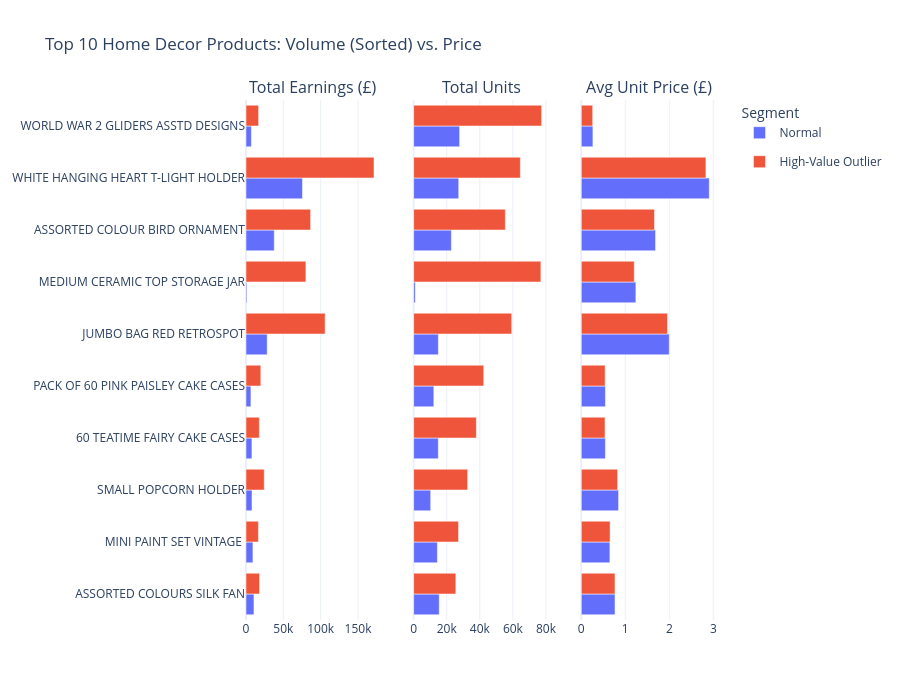

This figure's notebook cell:
### Markdown cell above
<div style="border-radius:10px; padding: 20px; box-sizing: border-box; background-color: #c9fdb9; font-size:100%; border: 1px solid #ccc;">
     <h5><strong>Comments</strong></h5>

1. White Hanging Heart is the Hero (High Volume + High Revenue). This is the core business driver.

2. Medium Ceramic Jar	is the Bulk	(Extreme Volume + Low Price). This is a "filler" item that keeps outliers coming back.

3. "Manual" usually represents custom service fees, shipping corrections, or manual credit/debit adjustments. This is administrative/service income and add "Noise" to the data. 

</div>

### Code cell
# Identify the Top 10 products based on TOTAL volume (both segments combined)

top_10_volume = product_stats.groupby('Description')['Total_Units'].sum().nlargest(10).index
plot_df = product_stats[product_stats['Description'].isin(top_10_volume)].copy()

# Sort the dataframe so the horizontal bars appear in descending order of total volume
# We create a sorting key based on the sum of units per product
sort_order = product_stats.groupby('Description')['Total_Units'].sum().sort_values(ascending=True).index
plot_df['Description'] = pd.Categorical(plot_df['Description'], categories=sort_order, ordered=True)
plot_df = plot_df.sort_values('Description')

# Create Subplots
fig = make_subplots(
    rows=1, cols=3, 
    subplot_titles=("Total Earnings (£)", "Total Units", "Avg Unit Price (£)"),
    shared_yaxes=True, 
    horizontal_spacing=0.07
)

# Colors for segments
colors = {'Normal': '#636EFA', 'High-Value Outlier': '#EF553B'}

for segment in ['Normal', 'High-Value Outlier']:
    seg_data = plot_df[plot_df['Segment'] == segment]
    
    # Left Plot: Total Earnings
    fig.add_trace(go.Bar(
        y=seg_data['Description'], 
        x=seg_data['Total_Earnings'], 
        name=segment, 
        orientation='h', 
        marker_color=colors[segment],
        legendgroup=segment,
        showlegend=True 
    ), row=1, col=1)
    
    # Middle Plot: Total Units
    fig.add_trace(go.Bar(
        y=seg_data['Description'], 
        x=seg_data['Total_Units'], 
        name=segment, 
        orientation='h',
        marker_color=colors[segment],
        legendgroup=segment, showlegend=False
    ), row=1, col=2)
    
    # Right Plot: Average Price
    fig.add_trace(go.Bar(
        y=seg_data['Description'], 
        x=seg_data['Avg_Price'], 
        name=segment, 
        orientation='h', 
        marker_color=colors[segment],
        legendgroup=segment, showlegend=False
    ), row=1, col=3)


fig.update_layout(
    title_text="Top 10 Home Decor Products: Volume (Sorted) vs. Price",
    barmode='group', 
    template='plotly_white', 
    height=700,
    legend=dict(title="Segment", x=1.05, y=1)
)

### Figure 1 — Plotly figure (JSON) as saved in the notebook; plotly's stock layout.template omitted (floating-point values rounded to 4 significant figures)
{"data": [{"legendgroup": "Normal", "marker": {"color": "#636EFA"}, "name": "Normal", "orientation": "h", "showlegend": true, "type": "bar", "x": [10660.0, 9280.0, 8053.0, 7923.0, 6561.0, 28370.0, 1197.0, 37840.0, 75630.0, 7209.0], "xaxis": "x", "y": ["ASSORTED COLOURS SILK FAN", "MINI PAINT SET VINTAGE ", "SMALL POPCORN HOLDER", "60 TEATIME FAIRY CAKE CASES", "PACK OF 60 PINK PAISLEY CAKE CASES", "JUMBO BAG RED RETROSPOT", "MEDIUM CERAMIC TOP STORAGE JAR", "ASSORTED COLOUR BIRD ORNAMENT", "WHITE HANGING HEART T-LIGHT HOLDER", "WORLD WAR 2 GLIDERS ASSTD DESIGNS"], "yaxis": "y"}, {"legendgroup": "Normal", "marker": {"color": "#636EFA"}, "name": "Normal", "orientation": "h", "showlegend": false, "type": "bar", "x": [15471, 14365, 10304, 14904, 12213, 14948, 998, 22806, 27241, 27814], "xaxis": "x2", "y": ["ASSORTED COLOURS SILK FAN", "MINI PAINT SET VINTAGE ", "SMALL POPCORN HOLDER", "60 TEATIME FAIRY CAKE CASES", "PACK OF 60 PINK PAISLEY CAKE CASES", "JUMBO BAG RED RETROSPOT", "MEDIUM CERAMIC TOP STORAGE JAR", "ASSORTED COLOUR BIRD ORNAMENT", "WHITE HANGING HEART T-LIGHT HOLDER", "WORLD WAR 2 GLIDERS ASSTD DESIGNS"], "yaxis": "y2"}, {"legendgroup": "Normal", "marker": {"color": "#636EFA"}, "name": "Normal", "orientation": "h", "showlegend": false, "type": "bar", "x": [0.7662, 0.6497, 0.847, 0.5477, 0.5483, 1.998, 1.24, 1.687, 2.907, 0.2644], "xaxis": "x3", "y": ["ASSORTED COLOURS SILK FAN", "MINI PAINT SET VINTAGE ", "SMALL POPCORN HOLDER", "60 TEATIME FAIRY CAKE CASES", "PACK OF 60 PINK PAISLEY CAKE CASES", "JUMBO BAG RED RETROSPOT", "MEDIUM CERAMIC TOP STORAGE JAR", "ASSORTED COLOUR BIRD ORNAMENT", "WHITE HANGING HEART T-LIGHT HOLDER", "WORLD WAR 2 GLIDERS ASSTD DESIGNS"], "yaxis": "y3"}, {"legendgroup": "High-Value Outlier", "marker": {"color": "#EF553B"}, "name": "High-Value Outlier", "orientation": "h", "showlegend": true, "type": "bar", "x": [18110.0, 16620.0, 24450.0, 17860.0, 19850.0, 105900.0, 80220.0, 86510.0, 171400.0, 16890.0], "xaxis": "x", "y": ["ASSORTED COLOURS SILK FAN", "MINI PAINT SET VINTAGE ", "SMALL POPCORN HOLDER", "60 TEATIME FAIRY CAKE CASES", "PACK OF 60 PINK PAISLEY CAKE CASES", "JUMBO BAG RED RETROSPOT", "MEDIUM CERAMIC TOP STORAGE JAR", "ASSORTED COLOUR BIRD ORNAMENT", "WHITE HANGING HEART T-LIGHT HOLDER", "WORLD WAR 2 GLIDERS ASSTD DESIGNS"], "yaxis": "y"}, {"legendgroup": "High-Value Outlier", "marker": {"color": "#EF553B"}, "name": "High-Value Outlier", "orientation": "h", "showlegend": false, "type": "bar", "x": [25523, 27142, 32651, 37924, 42379, 59276, 76918, 55428, 64516, 77371], "xaxis": "x2", "y": ["ASSORTED COLOURS SILK FAN", "MINI PAINT SET VINTAGE ", "SMALL POPCORN HOLDER", "60 TEATIME FAIRY CAKE CASES", "PACK OF 60 PINK PAISLEY CAKE CASES", "JUMBO BAG RED RETROSPOT", "MEDIUM CERAMIC TOP STORAGE JAR", "ASSORTED COLOUR BIRD ORNAMENT", "WHITE HANGING HEART T-LIGHT HOLDER", "WORLD WAR 2 GLIDERS ASSTD DESIGNS"], "yaxis": "y2"}, {"legendgroup": "High-Value Outlier", "marker": {"color": "#EF553B"}, "name": "High-Value Outlier", "orientation": "h", "showlegend": false, "type": "bar", "x": [0.7658, 0.6547, 0.8256, 0.5391, 0.5419, 1.959, 1.204, 1.663, 2.831, 0.2595], "xaxis": "x3", "y": ["ASSORTED COLOURS SILK FAN", "MINI PAINT SET VINTAGE ", "SMALL POPCORN HOLDER", "60 TEATIME FAIRY CAKE CASES", "PACK OF 60 PINK PAISLEY CAKE CASES", "JUMBO BAG RED RETROSPOT", "MEDIUM CERAMIC TOP STORAGE JAR", "ASSORTED COLOUR BIRD ORNAMENT", "WHITE HANGING HEART T-LIGHT HOLDER", "WORLD WAR 2 GLIDERS ASSTD DESIGNS"], "yaxis": "y3"}], "layout": {"annotations": [{"font": {"size": 16}, "showarrow": false, "text": "Total Earnings (£)", "x": 0.1433, "xanchor": "center", "xref": "paper", "y": 1, "yanchor": "bottom", "yref": "paper"}, {"font": {"size": 16}, "showarrow": false, "text": "Total Units", "x": 0.5, "xanchor": "center", "xref": "paper", "y": 1, "yanchor": "bottom", "yref": "paper"}, {"font": {"size": 16}, "showarrow": false, "text": "Avg Unit Price (£)", "x": 0.8567, "xanchor": "center", "xref": "paper", "y": 1, "yanchor": "bottom", "yref": "paper"}], "barmode": "group", "height": 700, "legend": {"title": {"text": "Segment"}, "x": 1.05, "y": 1}, "title": {"text": "Top 10 Home Decor Products: Volume (Sorted) vs. Price"}, "xaxis": {"anchor": "y", "domain": [0, 0.2867]}, "xaxis2": {"anchor": "y2", "domain": [0.3567, 0.6433]}, "xaxis3": {"anchor": "y3", "domain": [0.7133, 1]}, "yaxis": {"anchor": "x", "domain": [0, 1]}, "yaxis2": {"anchor": "x2", "domain": [0, 1], "matches": "y", "showticklabels": false}, "yaxis3": {"anchor": "x3", "domain": [0, 1], "matches": "y", "showticklabels": false}}}
